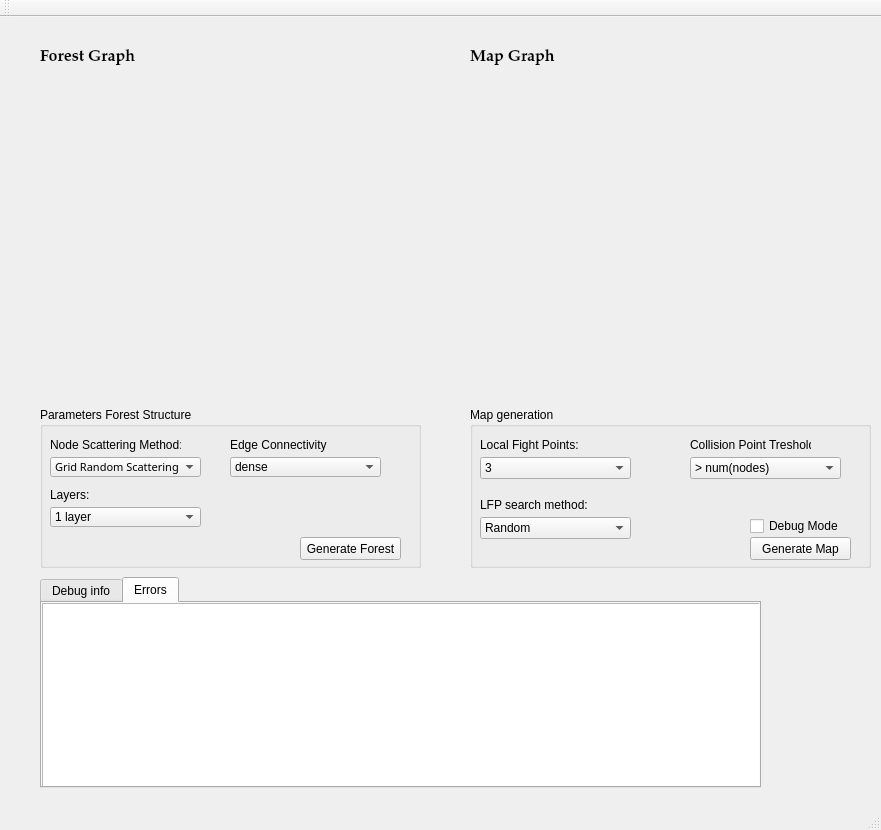
<?xml version="1.0" encoding="UTF-8"?>
<ui version="4.0">
 <class>MainWindow</class>
 <widget class="QMainWindow" name="MainWindow">
  <property name="geometry">
   <rect>
    <x>0</x>
    <y>0</y>
    <width>881</width>
    <height>830</height>
   </rect>
  </property>
  <property name="windowTitle">
   <string>MainWindow</string>
  </property>
  <widget class="QWidget" name="centralWidget">
   <widget class="QGroupBox" name="groupBox">
    <property name="geometry">
     <rect>
      <x>40</x>
      <y>390</y>
      <width>381</width>
      <height>161</height>
     </rect>
    </property>
    <property name="title">
     <string>Parameters Forest Structure</string>
    </property>
    <widget class="QPushButton" name="btnGenerateForest">
     <property name="geometry">
      <rect>
       <x>260</x>
       <y>130</y>
       <width>101</width>
       <height>23</height>
      </rect>
     </property>
     <property name="text">
      <string>Generate Forest</string>
     </property>
    </widget>
    <widget class="QComboBox" name="cmbScatteringType">
     <property name="geometry">
      <rect>
       <x>10</x>
       <y>50</y>
       <width>151</width>
       <height>20</height>
      </rect>
     </property>
     <property name="font">
      <font>
       <family>Minion Pro Cond</family>
       <pointsize>8</pointsize>
       <weight>9</weight>
       <italic>false</italic>
       <bold>false</bold>
      </font>
     </property>
     <property name="styleSheet">
      <string>font: 75 8pt &quot;Minion Pro Cond&quot;;</string>
     </property>
     <item>
      <property name="text">
       <string>Grid Random Scattering</string>
      </property>
     </item>
     <item>
      <property name="text">
       <string>Clustered Random Scattering</string>
      </property>
     </item>
    </widget>
    <widget class="QLabel" name="label_8">
     <property name="geometry">
      <rect>
       <x>10</x>
       <y>30</y>
       <width>131</width>
       <height>16</height>
      </rect>
     </property>
     <property name="text">
      <string>Node Scattering Method:</string>
     </property>
    </widget>
    <widget class="QLabel" name="label_9">
     <property name="geometry">
      <rect>
       <x>10</x>
       <y>80</y>
       <width>131</width>
       <height>16</height>
      </rect>
     </property>
     <property name="text">
      <string>Layers:</string>
     </property>
    </widget>
    <widget class="QComboBox" name="cmbLayers">
     <property name="geometry">
      <rect>
       <x>10</x>
       <y>100</y>
       <width>151</width>
       <height>20</height>
      </rect>
     </property>
     <property name="styleSheet">
      <string>font: 75 8pt &quot;Minion Pro Cond&quot;;</string>
     </property>
     <item>
      <property name="text">
       <string>1 layer</string>
      </property>
     </item>
     <item>
      <property name="text">
       <string>2 layers</string>
      </property>
     </item>
     <item>
      <property name="text">
       <string>3 layers</string>
      </property>
     </item>
     <item>
      <property name="text">
       <string>4 layers</string>
      </property>
     </item>
     <item>
      <property name="text">
       <string>5 layers</string>
      </property>
     </item>
     <item>
      <property name="text">
       <string>6 layers</string>
      </property>
     </item>
    </widget>
    <widget class="QLabel" name="label_10">
     <property name="geometry">
      <rect>
       <x>190</x>
       <y>30</y>
       <width>131</width>
       <height>16</height>
      </rect>
     </property>
     <property name="text">
      <string>Edge Connectivity</string>
     </property>
    </widget>
    <widget class="QComboBox" name="cmbConnectivity">
     <property name="geometry">
      <rect>
       <x>190</x>
       <y>50</y>
       <width>151</width>
       <height>20</height>
      </rect>
     </property>
     <property name="styleSheet">
      <string>font: 75 8pt &quot;Minion Pro Cond&quot;;</string>
     </property>
     <item>
      <property name="text">
       <string>dense</string>
      </property>
     </item>
     <item>
      <property name="text">
       <string>medium</string>
      </property>
     </item>
     <item>
      <property name="text">
       <string>sparse </string>
      </property>
     </item>
    </widget>
   </widget>
   <widget class="QWidget" name="parent_forest_widget" native="true">
    <property name="geometry">
     <rect>
      <x>40</x>
      <y>60</y>
      <width>381</width>
      <height>321</height>
     </rect>
    </property>
   </widget>
   <widget class="QWidget" name="parent_map_widget" native="true">
    <property name="geometry">
     <rect>
      <x>470</x>
      <y>60</y>
      <width>401</width>
      <height>321</height>
     </rect>
    </property>
   </widget>
   <widget class="QLabel" name="label_6">
    <property name="geometry">
     <rect>
      <x>40</x>
      <y>30</y>
      <width>161</width>
      <height>21</height>
     </rect>
    </property>
    <property name="font">
     <font>
      <family>Palatino Linotype</family>
      <pointsize>12</pointsize>
      <weight>75</weight>
      <bold>true</bold>
     </font>
    </property>
    <property name="text">
     <string>Forest Graph</string>
    </property>
   </widget>
   <widget class="QLabel" name="label_7">
    <property name="geometry">
     <rect>
      <x>470</x>
      <y>30</y>
      <width>161</width>
      <height>21</height>
     </rect>
    </property>
    <property name="font">
     <font>
      <family>Palatino Linotype</family>
      <pointsize>12</pointsize>
      <weight>75</weight>
      <bold>true</bold>
     </font>
    </property>
    <property name="text">
     <string>Map Graph</string>
    </property>
   </widget>
   <widget class="QGroupBox" name="groupBox_2">
    <property name="geometry">
     <rect>
      <x>470</x>
      <y>390</y>
      <width>401</width>
      <height>161</height>
     </rect>
    </property>
    <property name="title">
     <string>Map generation</string>
    </property>
    <widget class="QCheckBox" name="chkDebug">
     <property name="geometry">
      <rect>
       <x>280</x>
       <y>110</y>
       <width>91</width>
       <height>18</height>
      </rect>
     </property>
     <property name="text">
      <string>Debug Mode</string>
     </property>
    </widget>
    <widget class="QPushButton" name="btnGenerateMap">
     <property name="geometry">
      <rect>
       <x>280</x>
       <y>130</y>
       <width>101</width>
       <height>23</height>
      </rect>
     </property>
     <property name="text">
      <string>Generate Map</string>
     </property>
    </widget>
    <widget class="QComboBox" name="cmbNumFightPoints">
     <property name="geometry">
      <rect>
       <x>10</x>
       <y>50</y>
       <width>151</width>
       <height>22</height>
      </rect>
     </property>
     <item>
      <property name="text">
       <string>3 </string>
      </property>
     </item>
     <item>
      <property name="text">
       <string>4</string>
      </property>
     </item>
     <item>
      <property name="text">
       <string>5</string>
      </property>
     </item>
     <item>
      <property name="text">
       <string>6</string>
      </property>
     </item>
     <item>
      <property name="text">
       <string>7</string>
      </property>
     </item>
     <item>
      <property name="text">
       <string>8</string>
      </property>
     </item>
     <item>
      <property name="text">
       <string>9</string>
      </property>
     </item>
     <item>
      <property name="text">
       <string>10</string>
      </property>
     </item>
    </widget>
    <widget class="QLabel" name="label">
     <property name="geometry">
      <rect>
       <x>10</x>
       <y>30</y>
       <width>111</width>
       <height>16</height>
      </rect>
     </property>
     <property name="text">
      <string>Local Fight Points:</string>
     </property>
    </widget>
    <widget class="QComboBox" name="cmbLFPMethod">
     <property name="geometry">
      <rect>
       <x>10</x>
       <y>110</y>
       <width>151</width>
       <height>22</height>
      </rect>
     </property>
     <item>
      <property name="text">
       <string>Random</string>
      </property>
     </item>
     <item>
      <property name="text">
       <string>Find Clusters</string>
      </property>
     </item>
     <item>
      <property name="text">
       <string>Find Symmetry</string>
      </property>
     </item>
    </widget>
    <widget class="QLabel" name="label_2">
     <property name="geometry">
      <rect>
       <x>10</x>
       <y>90</y>
       <width>111</width>
       <height>16</height>
      </rect>
     </property>
     <property name="text">
      <string>LFP search method:</string>
     </property>
    </widget>
    <widget class="QLabel" name="label_3">
     <property name="geometry">
      <rect>
       <x>220</x>
       <y>30</y>
       <width>121</width>
       <height>16</height>
      </rect>
     </property>
     <property name="text">
      <string>Collision Point Treshold:</string>
     </property>
    </widget>
    <widget class="QComboBox" name="cmbCPTreshold">
     <property name="geometry">
      <rect>
       <x>220</x>
       <y>50</y>
       <width>151</width>
       <height>22</height>
      </rect>
     </property>
     <item>
      <property name="text">
       <string>&gt; num(nodes)</string>
      </property>
     </item>
    </widget>
   </widget>
   <widget class="QTabWidget" name="tabWidget">
    <property name="geometry">
     <rect>
      <x>40</x>
      <y>560</y>
      <width>721</width>
      <height>211</height>
     </rect>
    </property>
    <property name="currentIndex">
     <number>1</number>
    </property>
    <widget class="QWidget" name="tab">
     <attribute name="title">
      <string>Debug info</string>
     </attribute>
     <widget class="QTextEdit" name="textEdit">
      <property name="geometry">
       <rect>
        <x>0</x>
        <y>0</y>
        <width>721</width>
        <height>191</height>
       </rect>
      </property>
     </widget>
    </widget>
    <widget class="QWidget" name="tab_2">
     <attribute name="title">
      <string>Errors</string>
     </attribute>
     <widget class="QTextEdit" name="textEdit_2">
      <property name="geometry">
       <rect>
        <x>0</x>
        <y>0</y>
        <width>721</width>
        <height>191</height>
       </rect>
      </property>
     </widget>
    </widget>
   </widget>
  </widget>
  <widget class="QToolBar" name="mainToolBar">
   <attribute name="toolBarArea">
    <enum>TopToolBarArea</enum>
   </attribute>
   <attribute name="toolBarBreak">
    <bool>false</bool>
   </attribute>
  </widget>
  <widget class="QStatusBar" name="statusBar"/>
  <action name="actionNew">
   <property name="text">
    <string>New</string>
   </property>
  </action>
  <action name="actionSave">
   <property name="text">
    <string>Save</string>
   </property>
  </action>
  <action name="actionLoad">
   <property name="text">
    <string>Load</string>
   </property>
  </action>
  <action name="actionExit">
   <property name="text">
    <string>Exit</string>
   </property>
  </action>
  <action name="actionClear">
   <property name="text">
    <string>Clear</string>
   </property>
  </action>
 </widget>
 <layoutdefault spacing="6" margin="11"/>
 <resources/>
 <connections/>
</ui>
